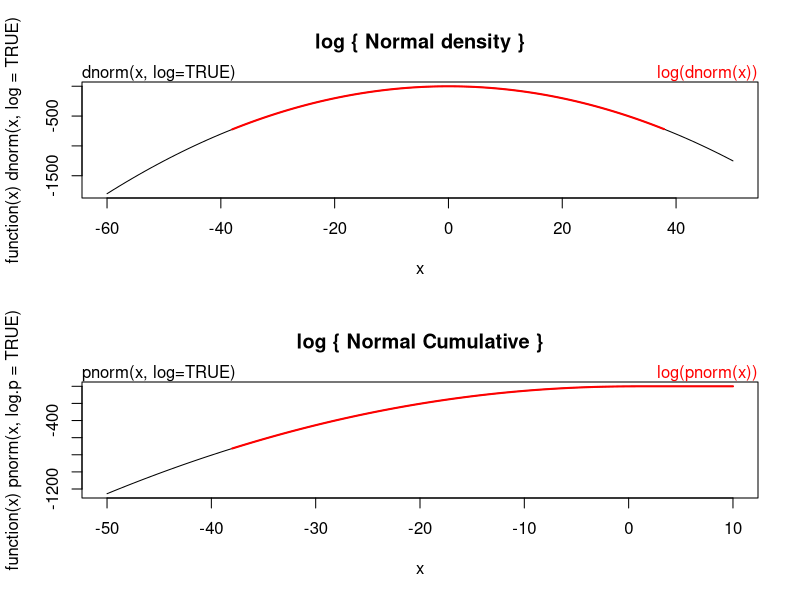
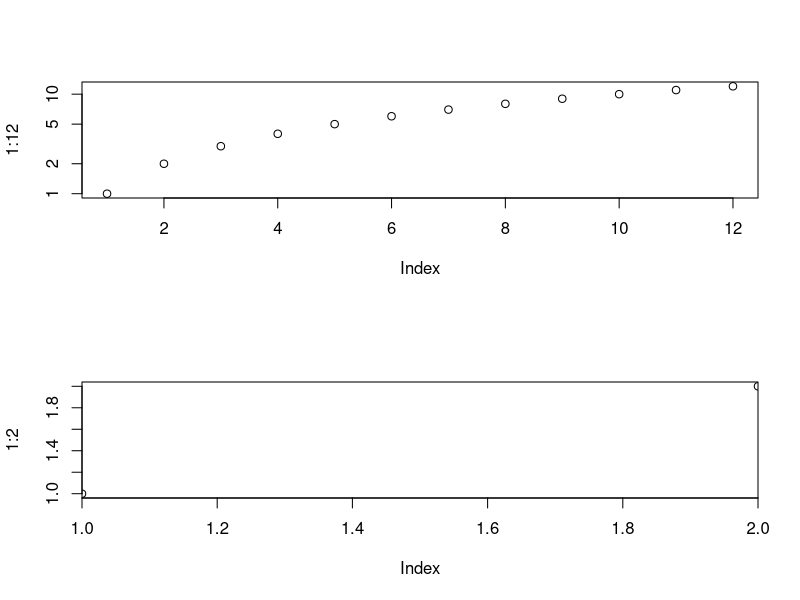
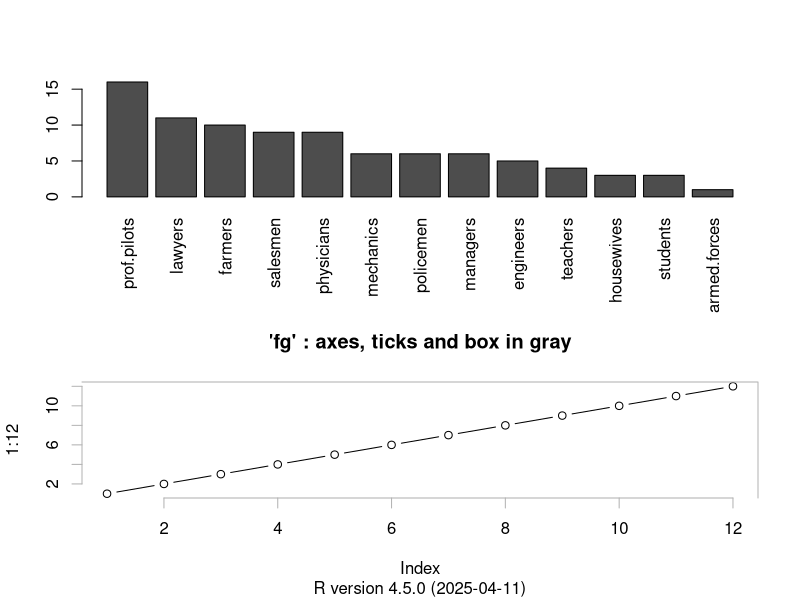
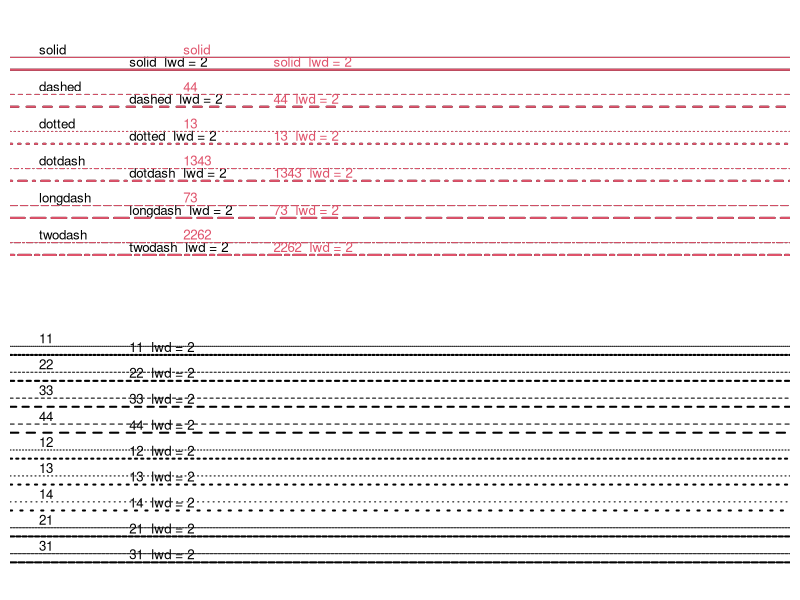
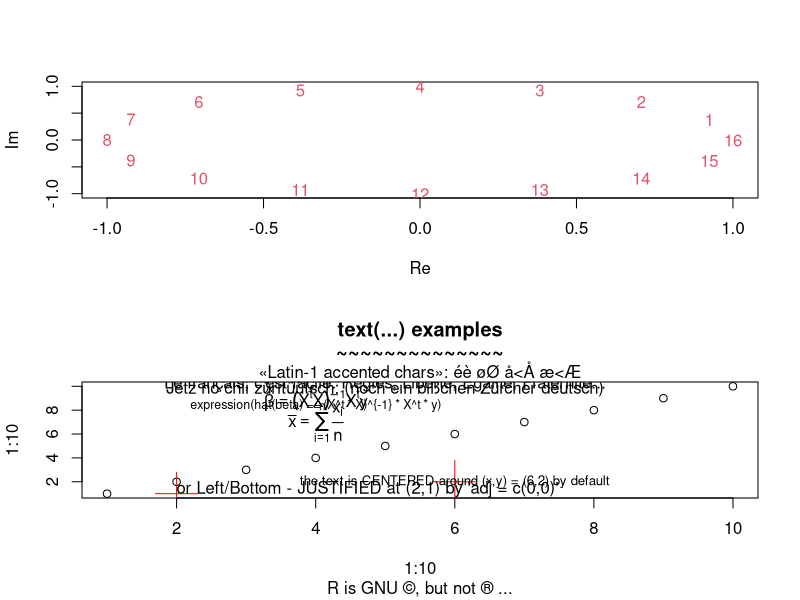

Recreate these plots in R, in order.
#!/usr/bin/r

# Underdetermined systems arise in analysis of variance in statistics, and it
# is useful to have a compact method of representing the solution to the system.
# It is also desirable to identify a unique solution that has some kind of optimal
# properties. Below, we will discuss types of solutions and the number of linearly
# independent solutions and then describe a unique solution of a particular type.
x <- c(a = 3.21, b = 3.21, c = 3.21)
y <- c(a = 3.21, b = 3.21, c = 3.21)
n <- sqrt(x + y)
q <- n
p <- q
rnorm(n, mean = 0, sd = 1)
dnorm(x, mean = 0, sd = 1, log =  FALSE)
pnorm(q, mean = 0, sd = 1, lower.tail = TRUE, log.p = FALSE)
qnorm(p, mean = 0, sd = 1, lower.tail = TRUE, log.p = FALSE)
require(graphics)

dnorm(0) == 1/sqrt(2*pi)
dnorm(1) == exp(-1/2)/sqrt(2*pi)
dnorm(1) == 1/sqrt(2*pi*exp(1))

## Using "log = TRUE" for an extended range :
par(mfrow = c(2,1))
plot(function(x) dnorm(x, log = TRUE), -60, 50,
     main = "log { Normal density }")
curve(log(dnorm(x)), add = TRUE, col = "red", lwd = 2)
mtext("dnorm(x, log=TRUE)", adj = 0)
mtext("log(dnorm(x))", col = "red", adj = 1)

plot(function(x) pnorm(x, log.p = TRUE), -50, 10,
     main = "log { Normal Cumulative }")
curve(log(pnorm(x)), add = TRUE, col = "red", lwd = 2)
mtext("pnorm(x, log=TRUE)", adj = 0)
mtext("log(pnorm(x))", col = "red", adj = 1)

## if you want the so-called 'error function'
erf <- function(x) 2 * pnorm(x * sqrt(2)) - 1
## (see Abramowitz and Stegun 29.2.29)
## and the so-called 'complementary error function'
erfc <- function(x) 2 * pnorm(x * sqrt(2), lower = FALSE)
## and the inverses
erfinv <- function (x) qnorm((1 + x)/2)/sqrt(2)
erfcinv <- function (x) qnorm(x/2, lower = FALSE)/sqrt(2)

op <- par(mfrow = c(2, 2), # 2 x 2 pictures on one plot
          pty = "s")       # square plotting region,
                           # independent of device size

## At end of plotting, reset to previous settings:
par(op)

## Alternatively,
op <- par(no.readonly = TRUE) # the whole list of settable par's.
## do lots of plotting and par(.) calls, then reset:
par(op)
## Note this is not in general good practice

par("ylog") # FALSE
plot(1 : 12, log = "y")
par("ylog") # TRUE

plot(1:2, xaxs = "i") # 'inner axis' w/o extra space
par(c("usr", "xaxp"))

( nr.prof <-
c(prof.pilots = 16, lawyers = 11, farmers = 10, salesmen = 9, physicians = 9,
  mechanics = 6, policemen = 6, managers = 6, engineers = 5, teachers = 4,
  housewives = 3, students = 3, armed.forces = 1))
par(las = 3)
barplot(rbind(nr.prof)) # R 0.63.2: shows alignment problem
par(las = 0)  # reset to default

require(grDevices) # for gray
## 'fg' use:
plot(1:12, type = "b", main = "'fg' : axes, ticks and box in gray",
     fg = gray(0.7), bty = "7" , sub = R.version.string)

ex <- function() {
   old.par <- par(no.readonly = TRUE) # all par settings which
                                      # could be changed.
   on.exit(par(old.par))
   ## ...
   ## ... do lots of par() settings and plots
   ## ...
   invisible() #-- now,  par(old.par)  will be executed
}
ex()

## Line types
showLty <- function(ltys, xoff = 0, ...) {
   stopifnot((n <- length(ltys)) >= 1)
   op <- par(mar = rep(.5,4)); on.exit(par(op))
   plot(0:1, 0:1, type = "n", axes = FALSE, ann = FALSE)
   y <- (n:1)/(n+1)
   clty <- as.character(ltys)
   mytext <- function(x, y, txt)
      text(x, y, txt, adj = c(0, -.3), cex = 0.8, ...)
   abline(h = y, lty = ltys, ...); mytext(xoff, y, clty)
   y <- y - 1/(3*(n+1))
   abline(h = y, lty = ltys, lwd = 2, ...)
   mytext(1/8+xoff, y, paste(clty," lwd = 2"))
}
showLty(c("solid", "dashed", "dotted", "dotdash", "longdash", "twodash"))
par(new = TRUE)  # the same:
showLty(c("solid", "44", "13", "1343", "73", "2262"), xoff = .2, col = 2)
showLty(c("11", "22", "33", "44",   "12", "13", "14",   "21", "31"))

plot(-1:1, -1:1, type = "n", xlab = "Re", ylab = "Im")
K <- 16; text(exp(1i * 2 * pi * (1:K) / K), col = 2)

## The following two examples use latin1 characters: these may not
## appear correctly (or be omitted entirely).
plot(1:10, 1:10, main = "text(...) examples\n~~~~~~~~~~~~~~",
     sub = "R is GNU ©, but not ® ...")
mtext("«Latin-1 accented chars»: éè øØ å<Å æ<Æ", side = 3)
points(c(6,2), c(2,1), pch = 3, cex = 4, col = "red")
text(6, 2, "the text is CENTERED around (x,y) = (6,2) by default",
     cex = .8)
text(2, 1, "or Left/Bottom - JUSTIFIED at (2,1) by 'adj = c(0,0)'",
     adj = c(0,0))
text(4, 9, expression(hat(beta) == (X^t * X)^{-1} * X^t * y))
text(4, 8.4, "expression(hat(beta) == (X^t * X)^{-1} * X^t * y)",
     cex = .75)
text(4, 7, expression(bar(x) == sum(frac(x[i], n), i==1, n)))

## Two more latin1 examples
text(5, 10.2,
     "Le français, c'est façile: Règles, Liberté, Egalité, Fraternité...")
text(5, 9.8,
     "Jetz no chli züritüütsch: (noch ein bißchen Zürcher deutsch)")


ff <- stats::fft(1:9)
xy.coords(ff)
xy.coords(ff, xlab = "fft") # labels "Re(fft)",  "Im(fft)"

with(cars, xy.coords(dist ~ speed, NULL)$xlab ) # = "speed"

xy.coords(1:3, 1:2, recycle = TRUE) # otherwise error "lengths differ"
xy.coords(-2:10, log = "y")
##> xlab: "Index"  \\  warning: 3 y values <= 0 omitted ..

rep(1:4, 2)
rep(1:4, each = 2)       # not the same.
rep(1:4, c(2,2,2,2))     # same as second.
rep(1:4, c(2,1,2,1))
rep(1:4, each = 2, len = 4)    # first 4 only.
rep(1:4, each = 2, len = 10)   # 8 integers plus two recycled 1's.
rep(1:4, each = 2, times = 3)  # length 24, 3 complete replications

rep(1, 40*(1-.8)) # length 7 on most platforms
rep(1, 40*(1-.8)+1e-7) # better

## replicate a list
fred <- list(happy = 1:10, name = "squash")
rep(fred, 5)

# date-time objects
x <- .leap.seconds[1:3]
rep(x, 2)
rep(as.POSIXlt(x), rep(2, 3))

## named factor
x <- factor(LETTERS[1:4]); names(x) <- letters[1:4]
x
rep(x, 2)
rep(x, each = 2)
rep.int(x, 2)  # no names
rep_len(x, 10)